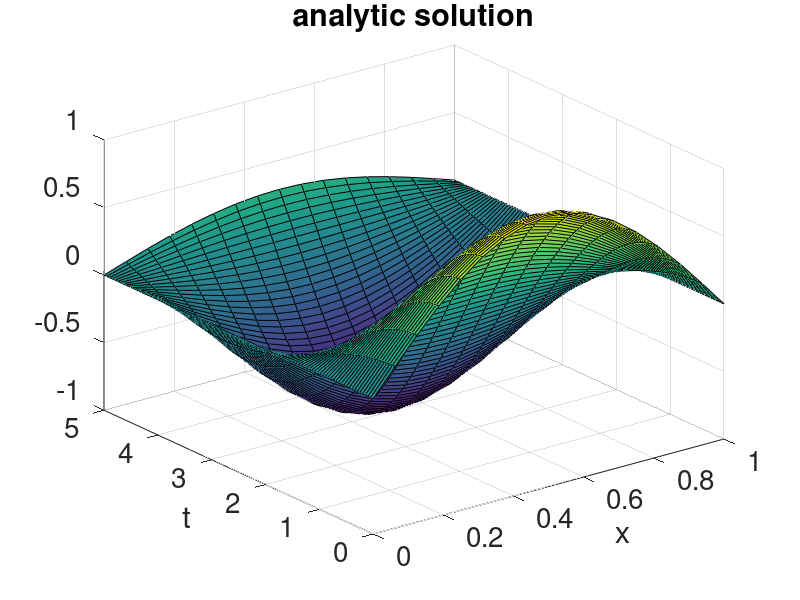

Source code (MATLAB): (Note: this script raises an error after producing the figure.)
%% problem to solve
% u_t - a*u_xx = b(x,t),  a > 0, x in [0,1], t in [0,T]
%      u(0,t)  = u(1,t) = 0,   t in [0,T]
%      u(x,0)  = sin(pi*x),    x in [0,1]
% with RHS b(x,t) = -sin(pi*x)(sin(t) - a*pi^2*cos(t))
%   => solution u(x,t) = sin(pi*x)*cos(t)
%
% discretization:
% ---------------
%  central FD in space
%  backward Euler in time
%   => (1/dt)*(u_{j,i} - u_{j,i-1}) - 
%          a/(dx^2)*(u_{j-1,i} - 2u_{j,i} + u_{j+1,i}) = b_{j,i}
%  <=> (1 + 2(a*dt/(dx^2)))u_{j,i} - (a*dt/(dx^2))(u_{j-1,i}+u_{j+1,i})
%         = u_{j,i-1} + dt*b_{j,i}
% for j = 0, ..., nx+1 and i = 1, ..., nt+1
% using the BCs, we have
%   u_{0,i} = u_{nx+1,i} = 0 for all i = 0,...,nt+1
% since these are homogeneous BCs, we only solve the system in the interior
% of the spatial domain, i.e., for j = 1, ..., nx.
% At each time step i = 1, ..., nt+1, we obtain the linear system
%   | 1+2ar   -ar                     | |  u_{1,i}   |   |  u_{1,i-1}   |
%   |  -ar   1+2ar  -ar               | |  u_{2,i}   |   |  u_{2,i-1}   |
%   |         ...   ...    ...        | |    ...     | = |     ...      |
%   |               -ar   1+2ar  -ar  | | u_{nx-1,i} |   | u_{nx-1,i-1} |
%   |                      -ar  1+2ar | |  u_{nx,i}  |   |  u_{nx,i-1}  |
%
%                                                        |  dt*b_{1,i}   |
%                                                        |  dt*b_{2,i}   |
%                                                        |     ...       |
%                                                        | dt*b_{nx-1,i} |
%                                                        |  dt*b_{nx,i}  |
% with r = (dt/dx^2), which we denote by 
%     Mu_i = u_{i-1} + dt*b_i.
% This leads to the time-stepping problem
%     u_i = M^{-1}(u_{i-1} + dt*b_i)
% which is implemented as time integrator function Phi
%     u_i = Phi(u_{i-1}, t_{i}, t_{i-1}, app)

%% plot options
options_plot   = {'LineWidth',3,'MarkerSize',14};
options_labels = {'FontSize',20};

%% problem parameters
a  = 1;                    % diffusion coefficient
T  = 5;                    % final time
nt = 100;                  % number of time steps
t  = linspace(0,T,nt+1)';  % time domain
dt = T/nt;                 % time-step size
X  = 1;                    % interval bound of spatial domain
nx = 16;                   % number of dofs in space
dx = X/nx;                 % spatial step size
x  = linspace(0,1,nx+1)';  % spatial domain 

% right-hand side
app.b = @(x,t) (-sin(pi*x)*(sin(t) - a*pi^2*cos(t)));

% analytic solution
app.u_exact = zeros(nx+1,nt+1);
for j = 1:nx+1
    for i = 1:nt+1
        app.u_exact(j,i) = sin(pi*x(j))*cos(t(i));
    end
end
figure;
surf(x,t,app.u_exact');
title('analytic solution')
xlabel('x'); ylabel('t');
set(gca,options_labels{:})

%% MGRIT parameters
m     = 2;                 % coarsening factor
L     = 2;                 % number of grid levels
maxit = 10;                % maximum number of iterations
tol   = 1e-7;              % stopping tolerance

% time values at each grid level
tc = cell(L,1);
for l=1:L
    tc{l} = t(1:m^(l-1):end);
end

% setup matrix that acts in space for time integrator Phi
app.M = cell(L,1);
e     = ones(nx-1,1);
for l=1:L
    r         = (dt*m^(l-1))/(dx^2);
    app.M{l}  = spdiags([-a*r*e (1+2*a*r)*e -a*r*e], -1:1, nx-1, nx-1);
end

% time integrator
Phi = @(ustart, tstop, tstart, app, l) ...
          (app.M{l}\(ustart + (tstop-tstart)*app.b(x(2:end-1),tstop)));
                                      
% solution and FAS right-hand side on each grid level
u = cell(L,1);
v = cell(L,1);
g = cell(L,1);
for l=1:L
    u{l} = zeros(nx-1,numel(tc{l}));
    v{l} = zeros(size(u{l}));
    g{l} = zeros(size(u{l}));
end
% initial condition
for j = 1:nx-1
    u{1}(j,1) = sin(pi*x(j+1));
end

% residual at each iteration
res  = zeros(1,maxit+1);
iter = maxit;

% compute initial space-time residual
% solve A(u) = g with
%      |   I                |
%  A = | -Phi   I           |
%      |       ...   ...    |
%      |            -Phi  I | 
% where Phi propagates u_{i-1} from t = t_{i-1} to t = t_i:
%    u_i = Phi(u_{i-1}) (including forcing from RHS of PDE)
% and with
%    g = (u_0 0 ... 0)^T
%
% The residual can be computed by
%  r_i = Phi(u_{i-1}) - u_i, i = 1, .... nt,
%  r_0 = 0
r = zeros(size(u{1}));
for i=2:length(t)
    r(:,i) = Phi(u{1}(:,i-1),t(i),t(i-1),app,1) - u{1}(:,i);
end
res(1) = norm(r);
fprintf(1,'iter  0: norm(r) = %e\n', res(1));

%% MGRIT iterations
for nu = 1:maxit
    [u,v,g] = mgrit(1,L,u,v,g,Phi,app,m,tc,nu);
    
    % compute space-time residual
    r = zeros(size(u{1}));
    for i=2:length(t)
        r(:,i) = Phi(u{1}(:,i-1),t(i),t(i-1),app,1) - u{1}(:,i);
    end
    res(nu+1) = norm(r);
    fprintf(1,'iter %2d: norm(r) = %e\n', nu, res(nu+1));
    if res(nu+1) < tol
        iter = nu;
        break;
    end
end

% plot residual reduction
figure;
semilogy(0:iter,res(1:iter+1),'*-',options_plot{:});
title([int2str(L),'-level MGRIT'])
set(gca,options_labels{:})

% plot solution
figure;
surf(x(2:end-1),t,u{1}');
title('computed solution')
xlabel('x'); ylabel('t');
set(gca,options_labels{:})

